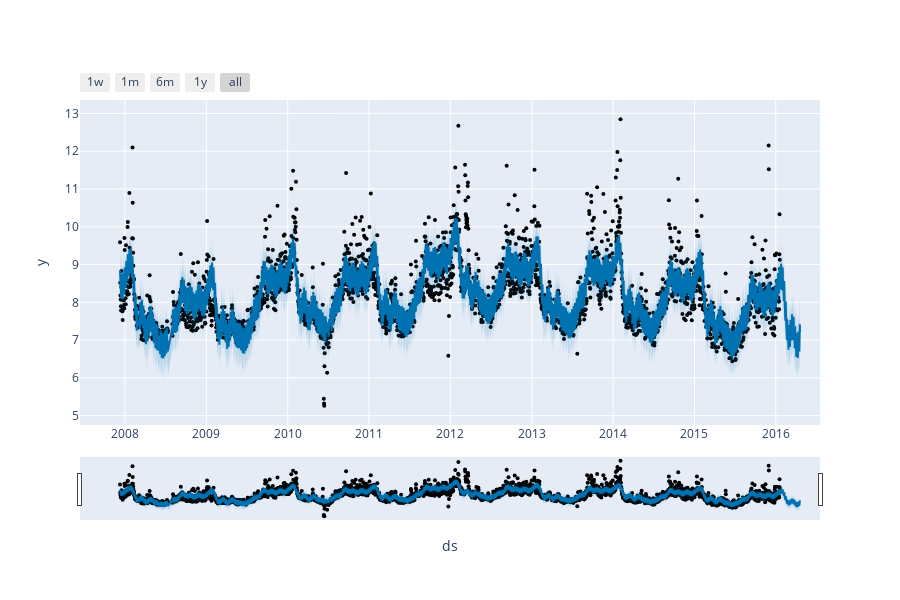

Notebook code cell kept with this figure:
### Code cell
plot_plotly(model, forecast)

### Figure 1 — Plotly figure (JSON) as saved in the notebook; plotly's stock layout.template omitted (floating-point values rounded to 4 significant figures; data arrays with more than 128 entries replaced by an {"elided": "..."} marker saying what was removed)
{"data": [{"marker": {"color": "black", "size": 4}, "mode": "markers", "name": "Actual", "type": "scatter", "x": {"elided": "2905 str values"}, "y": {"elided": "2905 float values"}}, {"hoverinfo": "skip", "line": {"width": 0}, "mode": "lines", "type": "scatter", "x": {"elided": "2995 str values"}, "y": {"elided": "2995 float values"}}, {"fill": "tonexty", "fillcolor": "rgba(0, 114, 178, 0.2)", "line": {"color": "#0072B2", "width": 2}, "mode": "lines", "name": "Predicted", "type": "scatter", "x": {"elided": "2995 str values"}, "y": {"elided": "2995 float values"}}, {"fill": "tonexty", "fillcolor": "rgba(0, 114, 178, 0.2)", "hoverinfo": "skip", "line": {"width": 0}, "mode": "lines", "type": "scatter", "x": {"elided": "2995 str values"}, "y": {"elided": "2995 float values"}}], "layout": {"height": 600, "showlegend": false, "width": 900, "xaxis": {"rangeselector": {"buttons": [{"count": 7, "label": "1w", "step": "day", "stepmode": "backward"}, {"count": 1, "label": "1m", "step": "month", "stepmode": "backward"}, {"count": 6, "label": "6m", "step": "month", "stepmode": "backward"}, {"count": 1, "label": "1y", "step": "year", "stepmode": "backward"}, {"step": "all"}]}, "rangeslider": {"visible": true}, "title": {"text": "ds"}, "type": "date"}, "yaxis": {"title": {"text": "y"}}}}
